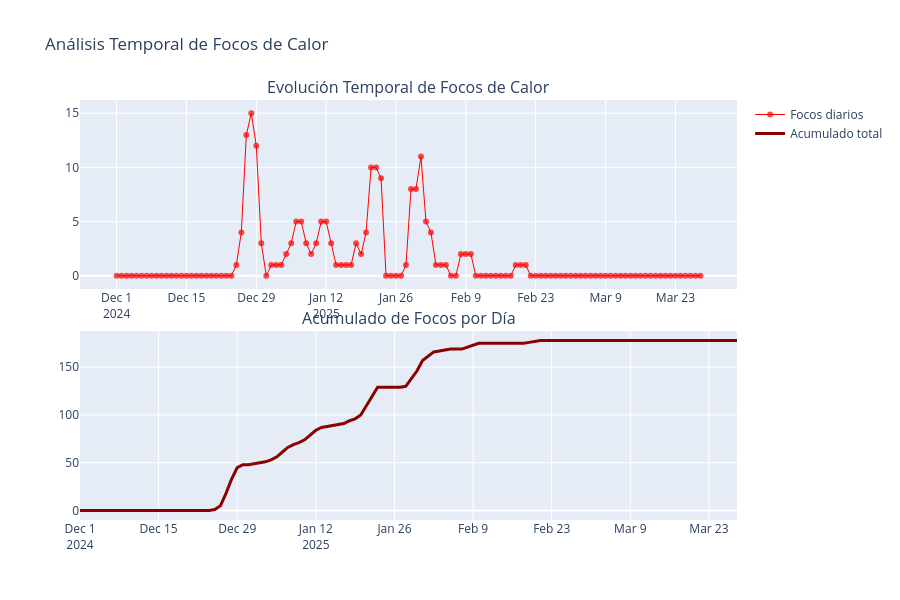

Notebook source saved alongside this figure:
### Code cell
df_focos = df[(df['latitude'] == -41.5) & (df['longitude'] == -71.8)].copy()

# Evolución temporal de focos
fig_focos_temp = make_subplots(
    rows = 2, cols = 1,
    subplot_titles = ('Evolución Temporal de Focos de Calor', 'Acumulado de Focos por Día'),
    vertical_spacing = 0.1
)

# Serie temporal
fig_focos_temp.add_trace(
    go.Scatter(x = df_focos['acq_datetime'], y = df_focos['num_focos'], 
               mode = 'markers+lines', name = 'Focos diarios',
               marker = dict(size=6, color='red', opacity=0.7),
               line = dict(color='red', width=1)),
    row = 1, col = 1
)

# Acumulado por día
focos_diarios = df_focos.groupby('acq_datetime')['num_focos'].sum().cumsum()
fig_focos_temp.add_trace(
    go.Scatter(x = focos_diarios.index, y = focos_diarios.values,
               mode = 'lines', name = 'Acumulado total',
               line = dict(color = 'darkred', width = 3)),
    row = 2, col = 1
)

fig_focos_temp.update_layout(height = 600, title_text = "Análisis Temporal de Focos de Calor")
fig_focos_temp.show()
